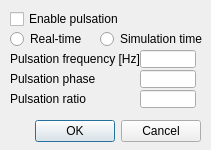
<?xml version="1.0" encoding="UTF-8"?>
<ui version="4.0">
 <class>CQDlgColorPulsation</class>
 <widget class="QDialog" name="CQDlgColorPulsation">
  <property name="geometry">
   <rect>
    <x>0</x>
    <y>0</y>
    <width>211</width>
    <height>150</height>
   </rect>
  </property>
  <property name="windowTitle">
   <string>Emissive Color Component Pulsation</string>
  </property>
  <property name="locale">
   <locale language="English" country="UnitedStates"/>
  </property>
  <widget class="QCheckBox" name="qqEnablePulsation">
   <property name="geometry">
    <rect>
     <x>10</x>
     <y>10</y>
     <width>171</width>
     <height>18</height>
    </rect>
   </property>
   <property name="focusPolicy">
    <enum>Qt::StrongFocus</enum>
   </property>
   <property name="text">
    <string>Enable pulsation</string>
   </property>
  </widget>
  <widget class="QRadioButton" name="qqRealTime">
   <property name="geometry">
    <rect>
     <x>10</x>
     <y>30</y>
     <width>91</width>
     <height>18</height>
    </rect>
   </property>
   <property name="focusPolicy">
    <enum>Qt::StrongFocus</enum>
   </property>
   <property name="text">
    <string>Real-time</string>
   </property>
   <property name="autoExclusive">
    <bool>false</bool>
   </property>
  </widget>
  <widget class="QRadioButton" name="qqSimulationTime">
   <property name="geometry">
    <rect>
     <x>100</x>
     <y>30</y>
     <width>111</width>
     <height>18</height>
    </rect>
   </property>
   <property name="focusPolicy">
    <enum>Qt::StrongFocus</enum>
   </property>
   <property name="text">
    <string>Simulation time</string>
   </property>
   <property name="autoExclusive">
    <bool>false</bool>
   </property>
  </widget>
  <widget class="QLabel" name="label">
   <property name="geometry">
    <rect>
     <x>10</x>
     <y>50</y>
     <width>131</width>
     <height>18</height>
    </rect>
   </property>
   <property name="text">
    <string>Pulsation frequency [Hz]</string>
   </property>
  </widget>
  <widget class="QLineEdit" name="qqFrequency">
   <property name="geometry">
    <rect>
     <x>140</x>
     <y>50</y>
     <width>56</width>
     <height>18</height>
    </rect>
   </property>
  </widget>
  <widget class="QLabel" name="label_2">
   <property name="geometry">
    <rect>
     <x>10</x>
     <y>70</y>
     <width>131</width>
     <height>18</height>
    </rect>
   </property>
   <property name="text">
    <string>Pulsation phase</string>
   </property>
  </widget>
  <widget class="QLineEdit" name="qqPhase">
   <property name="geometry">
    <rect>
     <x>140</x>
     <y>70</y>
     <width>56</width>
     <height>18</height>
    </rect>
   </property>
  </widget>
  <widget class="QLabel" name="label_3">
   <property name="geometry">
    <rect>
     <x>10</x>
     <y>90</y>
     <width>131</width>
     <height>18</height>
    </rect>
   </property>
   <property name="text">
    <string>Pulsation ratio</string>
   </property>
  </widget>
  <widget class="QLineEdit" name="qqRatio">
   <property name="geometry">
    <rect>
     <x>140</x>
     <y>90</y>
     <width>56</width>
     <height>18</height>
    </rect>
   </property>
  </widget>
  <widget class="QDialogButtonBox" name="qqOkCancel">
   <property name="geometry">
    <rect>
     <x>10</x>
     <y>115</y>
     <width>191</width>
     <height>32</height>
    </rect>
   </property>
   <property name="standardButtons">
    <set>QDialogButtonBox::Cancel|QDialogButtonBox::Ok</set>
   </property>
  </widget>
 </widget>
 <tabstops>
  <tabstop>qqEnablePulsation</tabstop>
  <tabstop>qqRealTime</tabstop>
  <tabstop>qqSimulationTime</tabstop>
  <tabstop>qqFrequency</tabstop>
  <tabstop>qqPhase</tabstop>
  <tabstop>qqRatio</tabstop>
  <tabstop>qqOkCancel</tabstop>
 </tabstops>
 <resources/>
 <connections/>
</ui>
